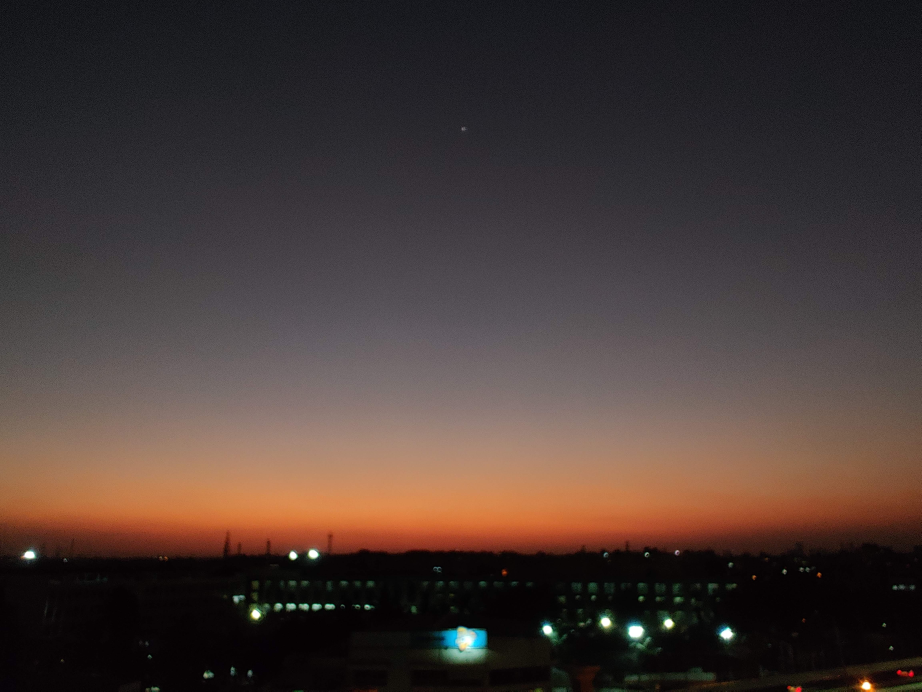
#> input picture Learn/Edge_Gradient/test.jpg, 4608 x 3456 px, found by its file name (shown at 1/5 size)
$ python test.py
#> lines starting #> are read from the running program, lines starting #| are printed output that depends on the picture
#> further down, image is the input picture: shape (3456, 4608, 3); mean B, G, R 53.6, 57.3, 70.8
### MyImLib/imlibmy.py
import numpy as np
import cv2
#recreating imutils for self

# [38 lines left out: functions translate, rotate, resize, not called in this run]

def split_image_channels(image,show=0):
#> called with show = 1
	(h,w) = image.shape[:2]
#> h = 3456; w = 4608
	(b,g,r)= cv2.split(image)
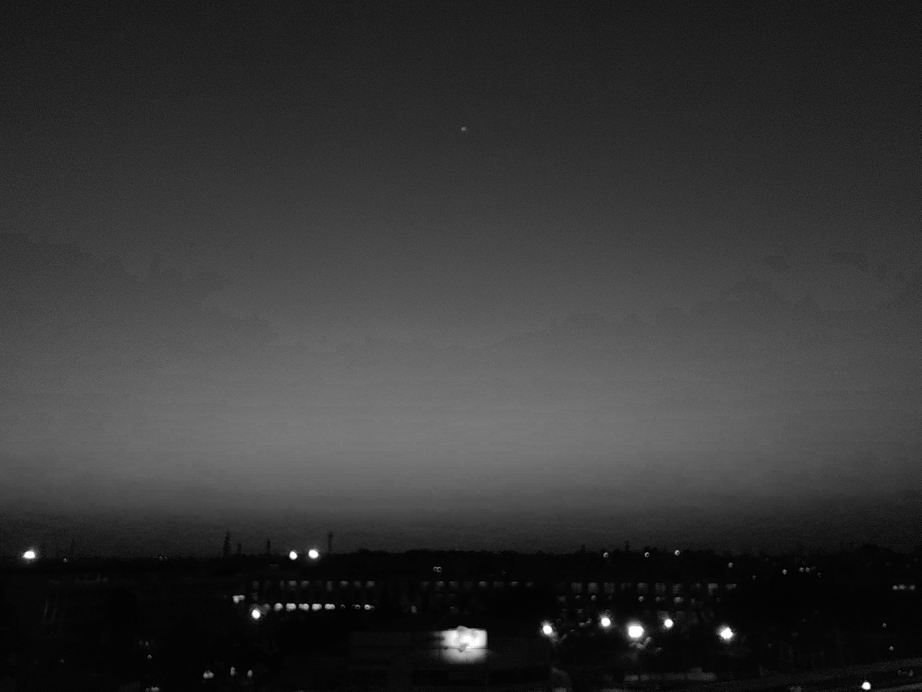
#> b: shape (3456, 4608) (shown at 1/5 size); min 0, max 255, mean 53.6
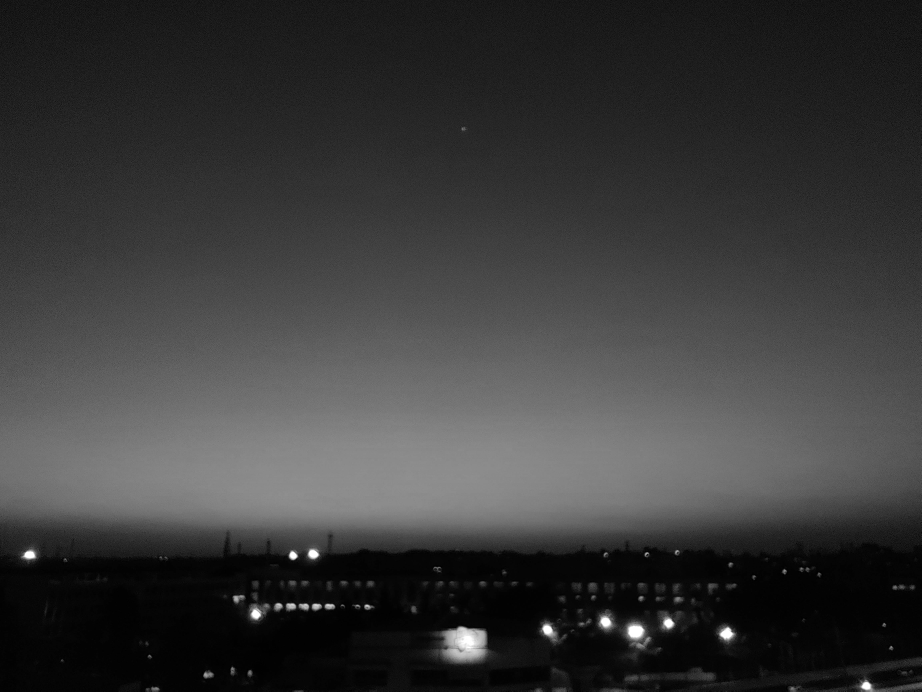
#> g: shape (3456, 4608) (shown at 1/5 size); min 0, max 255, mean 57.3
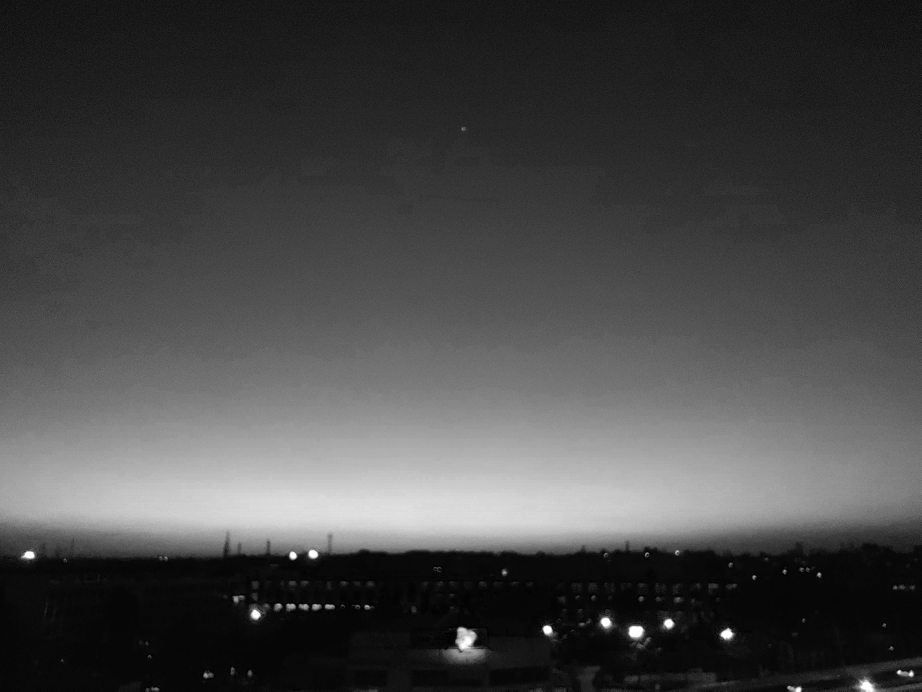
#> r: shape (3456, 4608) (shown at 1/5 size); min 0, max 255, mean 70.8

	if show is 0:
		return [b,g,r]
	elif show is 1:
		buf = np.zeros((h,w,1),dtype="uint8")
		b = cv2.merge([b,buf,buf])
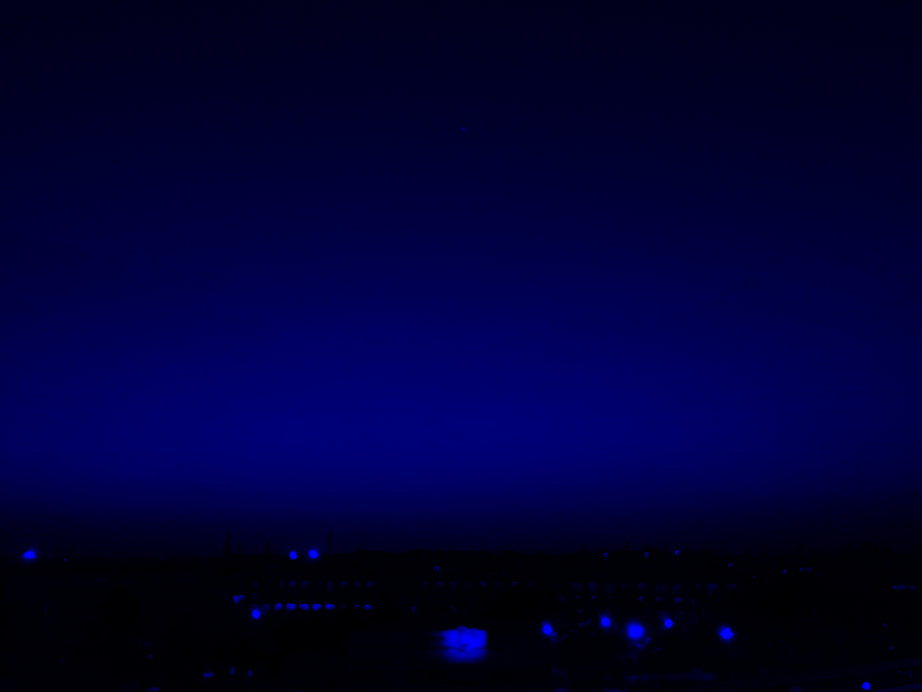
#> b: shape (3456, 4608, 3) (shown at 1/5 size); mean of channels 0, 1, 2 53.6, 0, 0; drawn as B, G, R
		g = cv2.merge([buf,g,buf])
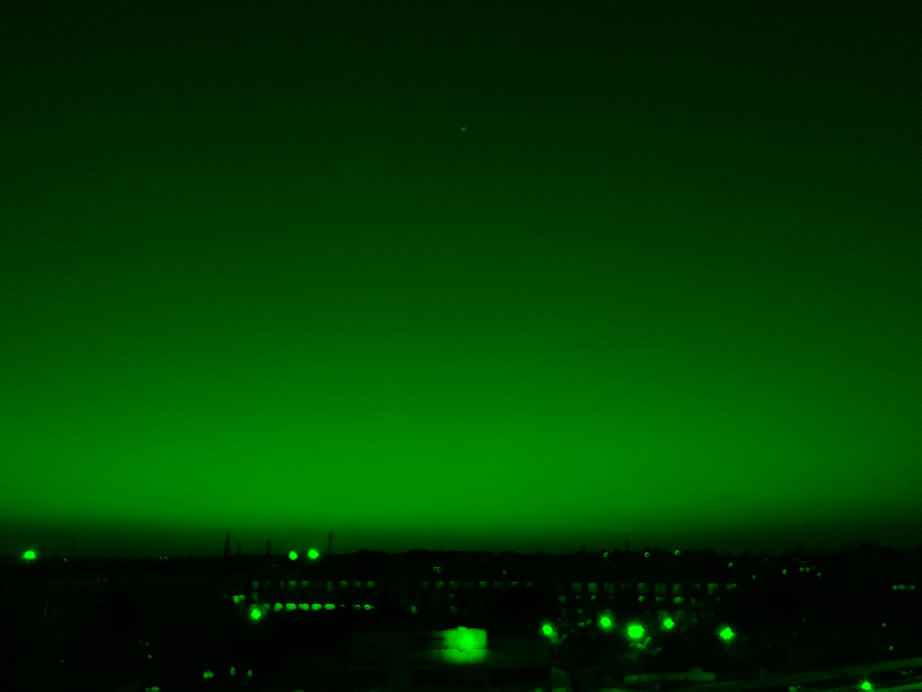
#> g: shape (3456, 4608, 3) (shown at 1/5 size); mean of channels 0, 1, 2 0, 57.3, 0; drawn as B, G, R
		r = cv2.merge([buf,buf,r])
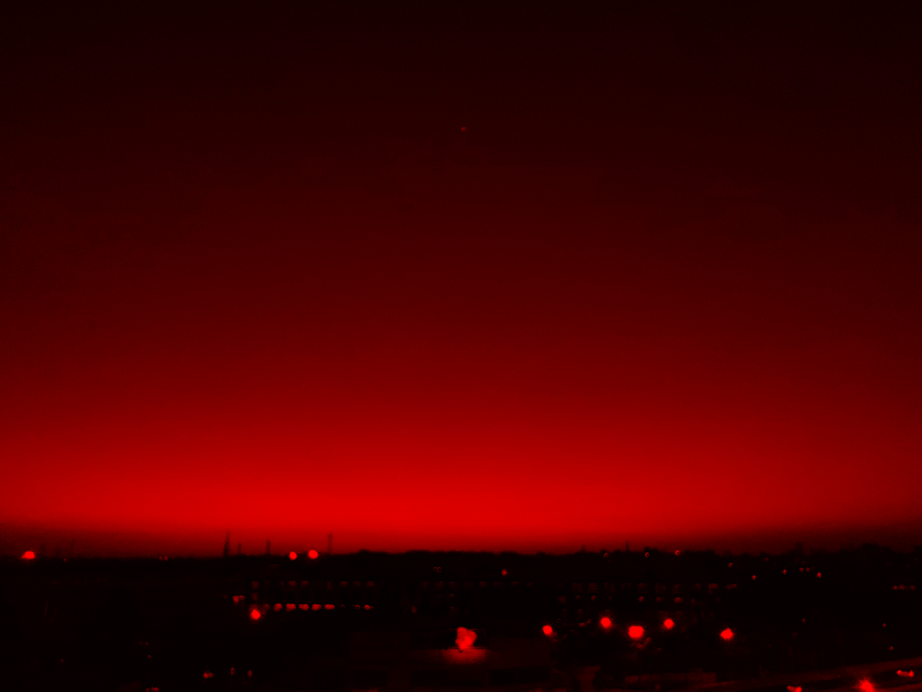
#> r: shape (3456, 4608, 3) (shown at 1/5 size); mean of channels 0, 1, 2 0, 0, 70.8; drawn as B, G, R
		return [b,g,r]
	else:
		print("invalid second parameter")
		print("enter either 0,1 or nothing")

"""this is a very specific function made to be used in our boi kl project
given aspect ratio and percent area of rectangle needed in center of frame
the function returns a list of two tuples with start and end points of the
rectangle.
aspect ratio is w/h here
default values for our stuff there"""

# [11 lines left out: function give_Box_atCenter, not called in this run]

### MyImLib/test.py
import imlibmy as im
import cv2

image = cv2.imread("test.jpg")

[b,g,r] = im.split_image_channels(image,1)

cv2.imwrite("blue.jpg",b)
cv2.imwrite("green.jpg",g)
cv2.imwrite("red.jpg",r)
